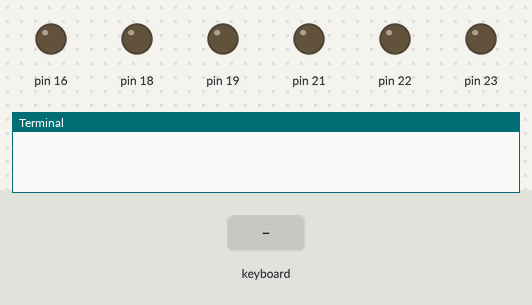
Bench run of a program on a simulated Raspberry Pi (header pin numbers). Parts: output pins drawn as LEDs (lit = HIGH), the last lines printed to the terminal. Inputs (shaded band) come from the test bench.

Above: at 1.2 s.
1.3 s: key up typed on the keyboard
At 2.2 s:
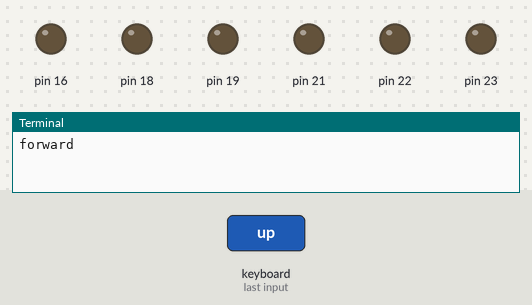
2.9 s: key down typed on the keyboard
At 3.5 s:
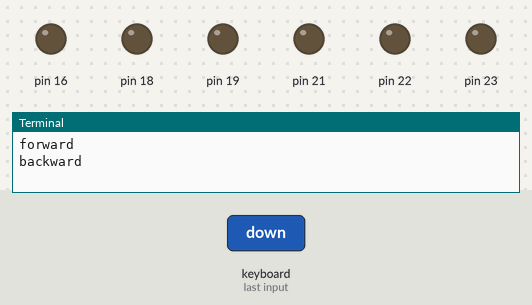
4.5 s: key right typed on the keyboard
At 5.8 s:
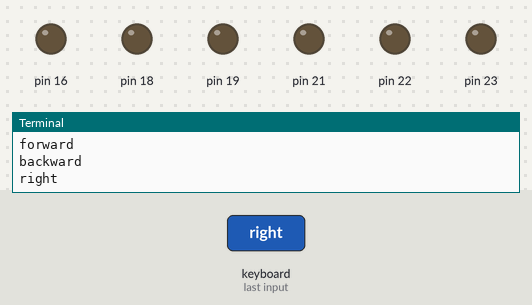
6.1 s: key left typed on the keyboard
At 7.1 s:
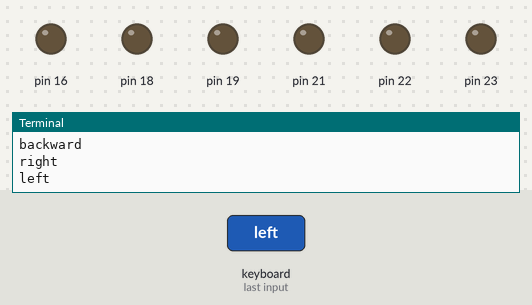
Timing chart, 0 to 8.7 s (numbered marks = the images above; inputs shaded):
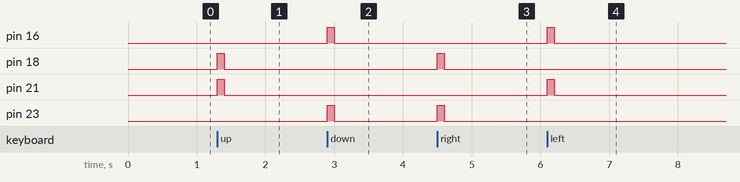

The program:

ManualControl.py
```python
# import curses and GPIO
import curses
import datetime
import time
import csv
import numpy as np
import RPi.GPIO as GPIO
GPIO.setwarnings(False)
# set GPIO numbering mode and define output pins
GPIO.setmode(GPIO.BOARD)
GPIO.setup(16,GPIO.OUT)
GPIO.setup(18,GPIO.OUT)
GPIO.setup(23,GPIO.OUT)
GPIO.setup(21,GPIO.OUT)
GPIO.setup(22,GPIO.OUT)
GPIO.setup(19,GPIO.OUT)

# Get the curses window, turn off echoing of keyboard to screen, turn on
# instant (no waiting) key response, and use special values for cursor keys
screen = curses.initscr()
curses.noecho()
curses.cbreak()
screen.keypad(True)

dir = []
tim = []
i = 0

#myList = []
try:
        while(1):
            char = screen.getch()
            if char == curses.KEY_UP:
                #GPIO.output(22,True)
                #GPIO.output(19,True)
                print "forward"
            #a = datetime.datetime.now().replace(microsecond=0)
                GPIO.output(16,False)
                GPIO.output(18,True)
                GPIO.output(23,False)
                GPIO.output(21,True)
                time.sleep(0.1)
                #print"off"
                GPIO.output(16,False)
                GPIO.output(18,False)
                GPIO.output(23,False)
                GPIO.output(21,False)

                dir.append('f')
                tim.append('0.1')
                i += 1

            elif char == curses.KEY_DOWN:
                print "backward"
                GPIO.output(16,True)
                GPIO.output(18,False)
                GPIO.output(23,True)
                GPIO.output(21,False)
                time.sleep(0.1)
                #print"off"
                GPIO.output(16,False)
                GPIO.output(18,False)
                GPIO.output(23,False)
                GPIO.output(21,False)

                dir.append('b')
                tim.append('0.1')
                i += 1

            elif char == curses.KEY_RIGHT:
                print "right"
                GPIO.output(16,False)
                GPIO.output(18,True)
                GPIO.output(23,True)
                GPIO.output(21,False)
                time.sleep(0.1)
                #print"off"
                GPIO.output(16,False)
                GPIO.output(18,False)
                GPIO.output(23,False)
                GPIO.output(21,False)

                dir.append('r')
                tim.append('0.1')
                i += 1

            elif char == curses.KEY_LEFT:
                print "left"
                GPIO.output(16,True)
                GPIO.output(18,False)
                GPIO.output(23,False)
                GPIO.output(21,True)
                time.sleep(0.1)
                #print"off"
                GPIO.output(16,False)
                GPIO.output(18,False)
                GPIO.output(23,False)
                GPIO.output(21,False)

                dir.append('l')
                tim.append('0.1')
                i += 1

            elif char == ord('q'):
                break

finally:
    #Close down curses properly, inc turn echo back on!
    curses.nocbreak(); screen.keypad(0); curses.echo()
    curses.endwin()
    for i in range(0, len(dir)):
        print(dir[i]+","+tim[i]+"\n")
    print("Data successfully exported \n")
    dir = np.array(dir)
    tim = np.array(tim)
    with open('finaldata.csv', 'w+') as csvfile:
        writer = csv.writer(csvfile, delimiter=',')
        for row in range(0,dir.shape[0]):
            myList = []
            myList.append(dir[row])
            myList.append(tim[row])
            writer.writerow(myList)

    GPIO.cleanup()
    #print(b-a)
```

Measured:
- after the input at 1.3 s, pin 18, pin 21: LOW → HIGH at once, → LOW 0.10 s later
- after the input at 2.9 s, pin 16, pin 23: LOW → HIGH at once, → LOW 0.10 s later
- after the input at 4.5 s, pin 18, pin 23: LOW → HIGH at once, → LOW 0.10 s later
- after the input at 6.1 s, pin 16, pin 21: LOW → HIGH at once, → LOW 0.10 s later
